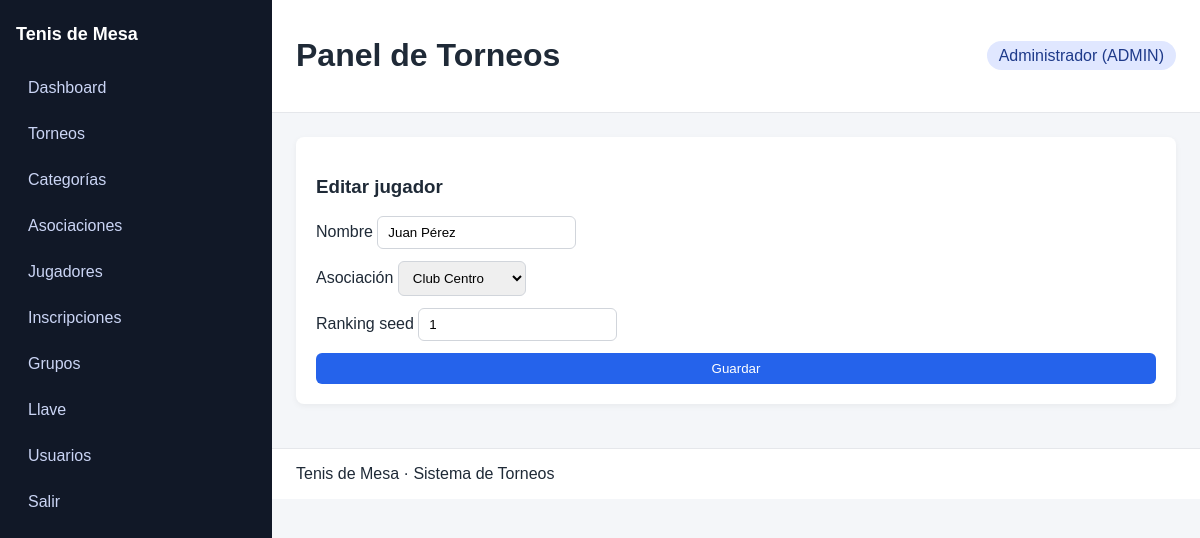
Page /players/edit?id=1 (signed in) on the committed database.
### tables this page shows
CREATE TABLE players (
    id INT AUTO_INCREMENT PRIMARY KEY,
    name VARCHAR(120) NOT NULL,
    association_id INT NULL,
    ranking_seed INT NULL,
    created_at TIMESTAMP DEFAULT CURRENT_TIMESTAMP,
    CONSTRAINT fk_players_association FOREIGN KEY (association_id) REFERENCES associations(id) ON DELETE SET NULL
);

CREATE TABLE associations (
    id INT AUTO_INCREMENT PRIMARY KEY,
    name VARCHAR(120) NOT NULL,
    created_at TIMESTAMP DEFAULT CURRENT_TIMESTAMP
);

### app/Core/Helpers.php (called while the page is built, shortened)
<?php
function env(string $key, ?string $default = null): ?string
{
    $value = $_ENV[$key] ?? getenv($key);
    return $value === false || $value === null ? $default : $value;
}
function e(?string $value): string
{
    return htmlspecialchars($value ?? '', ENT_QUOTES, 'UTF-8');
}
function view(string $view, array $data = []): void
{
    extract($data);
    $viewFile = __DIR__ . '/../Views/' . $view . '.php';
    require $viewFile;
}

### app/Controllers/PlayersController.php (called while the page is built, shortened)
<?php
class PlayersController
{
    public function edit(): void
    {
        $id = (int)($_GET['id'] ?? 0);
        $player = (new Player())->find($id);
        $associations = (new Association())->all();
        view('players/edit', compact('player', 'associations'));
    }
}

### public/index.php (called while the page is built, shortened)
<?php
require __DIR__ . '/../app/Core/Helpers.php';
spl_autoload_register(function ($class) {
    $prefix = 'App\\';
    $baseDir = __DIR__ . '/../app/';
    $len = strlen($prefix);
    $relativeClass = substr($class, $len);
    $file = $baseDir . str_replace('\\', '/', $relativeClass) . '.php';
});
$router = new Router();
$router->get('/login', [new AuthController(), 'showLogin']);
$router->post('/login', [new AuthController(), 'login']);
$router->get('/logout', [new AuthController(), 'logout']);
$router->get('/', [new DashboardController(), 'index'], ['ADMIN', 'OPERADOR', 'LECTURA']);
$router->get('/users', [new UsersController(), 'index'], ['ADMIN']);
$router->get('/users/create', [new UsersController(), 'create'], ['ADMIN']);
$router->post('/users/store', [new UsersController(), 'store'], ['ADMIN']);
$router->get('/users/edit', [new UsersController(), 'edit'], ['ADMIN']);
$router->post('/users/update', [new UsersController(), 'update'], ['ADMIN']);
$router->post('/users/delete', [new UsersController(), 'delete'], ['ADMIN']);
$router->get('/tournaments', [new TournamentsController(), 'index'], ['ADMIN', 'OPERADOR']);
$router->get('/tournaments/create', [new TournamentsController(), 'create'], ['ADMIN', 'OPERADOR']);
$router->post('/tournaments/store', [new TournamentsController(), 'store'], ['ADMIN', 'OPERADOR']);
$router->get('/tournaments/edit', [new TournamentsController(), 'edit'], ['ADMIN', 'OPERADOR']);
$router->post('/tournaments/update', [new TournamentsController(), 'update'], ['ADMIN', 'OPERADOR']);
$router->post('/tournaments/delete', [new TournamentsController(), 'delete'], ['ADMIN']);
$router->get('/categories', [new CategoriesController(), 'index'], ['ADMIN', 'OPERADOR']);
$router->get('/categories/create', [new CategoriesController(), 'create'], ['ADMIN', 'OPERADOR']);
$router->post('/categories/store', [new CategoriesController(), 'store'], ['ADMIN', 'OPERADOR']);
$router->get('/categories/edit', [new CategoriesController(), 'edit'], ['ADMIN', 'OPERADOR']);
$router->post('/categories/update', [new CategoriesController(), 'update'], ['ADMIN', 'OPERADOR']);
$router->post('/categories/delete', [new CategoriesController(), 'delete'], ['ADMIN', 'OPERADOR']);
$router->get('/associations', [new AssociationsController(), 'index'], ['ADMIN', 'OPERADOR']);
$router->get('/associations/create', [new AssociationsController(), 'create'], ['ADMIN', 'OPERADOR']);
$router->post('/associations/store', [new AssociationsController(), 'store'], ['ADMIN', 'OPERADOR']);
$router->get('/associations/edit', [new AssociationsController(), 'edit'], ['ADMIN', 'OPERADOR']);
$router->post('/associations/update', [new AssociationsController(), 'update'], ['ADMIN', 'OPERADOR']);
$router->post('/associations/delete', [new AssociationsController(), 'delete'], ['ADMIN', 'OPERADOR']);
$router->get('/players', [new PlayersController(), 'index'], ['ADMIN', 'OPERADOR']);
$router->get('/players/create', [new PlayersController(), 'create'], ['ADMIN', 'OPERADOR']);
$router->post('/players/store', [new PlayersController(), 'store'], ['ADMIN', 'OPERADOR']);
$router->get('/players/edit', [new PlayersController(), 'edit'], ['ADMIN', 'OPERADOR']);
$router->post('/players/update', [new PlayersController(), 'update'], ['ADMIN', 'OPERADOR']);
$router->post('/players/delete', [new PlayersController(), 'delete'], ['ADMIN', 'OPERADOR']);
$router->get('/registrations', [new RegistrationsController(), 'index'], ['ADMIN', 'OPERADOR']);
$router->post('/registrations/store', [new RegistrationsController(), 'store'], ['ADMIN', 'OPERADOR']);
$router->post('/registrations/delete', [new RegistrationsController(), 'delete'], ['ADMIN', 'OPERADOR']);
$router->post('/registrations/import', [new RegistrationsController(), 'importCsv'], ['ADMIN', 'OPERADOR']);
$router->get('/groups', [new GroupsController(), 'index'], ['ADMIN', 'OPERADOR']);
$router->post('/groups/generate', [new GroupsController(), 'generate'], ['ADMIN', 'OPERADOR']);
$router->get('/groups/show', [new GroupsController(), 'show'], ['ADMIN', 'OPERADOR', 'LECTURA']);
$router->post('/groups/recalc', [new GroupsController(), 'recalc'], ['ADMIN', 'OPERADOR']);
$router->get('/matches/edit', [new MatchesController(), 'edit'], ['ADMIN', 'OPERADOR']);
$router->post('/matches/update', [new MatchesController(), 'update'], ['ADMIN', 'OPERADOR']);
$router->get('/brackets', [new BracketsController(), 'index'], ['ADMIN', 'OPERADOR', 'LECTURA']);
$router->get('/brackets/show', [new BracketsController(), 'show'], ['ADMIN', 'OPERADOR', 'LECTURA']);
$router->post('/brackets/generate', [new BracketsController(), 'generate'], ['ADMIN', 'OPERADOR']);
$router->dispatch($_SERVER['REQUEST_METHOD'], $_SERVER['REQUEST_URI']);

### app/Core/Database.php (called while the page is built, shortened)
<?php
class Database
{
    private static ?PDO $connection = null;
    public static function connection(): PDO
    {
        if (self::$connection === null) {
            $host = env('DB_HOST', '127.0.0.1');
            $db = env('DB_NAME', 'tournament');
            $user = env('DB_USER', 'root');
            $pass = env('DB_PASS', '');
            $charset = 'utf8mb4';
            $dsn = "mysql:host={$host};dbname={$db};charset={$charset}";
            try {
                self::$connection = new PDO($dsn, $user, $pass, [
                    PDO::ATTR_ERRMODE => PDO::ERRMODE_EXCEPTION,
                    PDO::ATTR_DEFAULT_FETCH_MODE => PDO::FETCH_ASSOC,
                ]);
            } catch (PDOException $e) {
                http_response_code(500);
                echo 'Database connection error.';
                exit;
            }
        }
        return self::$connection;
    }
}

### app/Models/BaseModel.php (called while the page is built, shortened)
<?php
abstract class BaseModel
{
    public function __construct()
    {
        $this->db = Database::connection();
    }
}

### app/Models/Player.php (called while the page is built, shortened)
<?php
class Player extends BaseModel
{
    public function find(int $id): ?array
    {
        $stmt = $this->db->prepare('SELECT * FROM players WHERE id = ?');
        $stmt->execute([$id]);
        $row = $stmt->fetch();
        return $row ?: null;
    }
}

### app/Models/Association.php (called while the page is built, shortened)
<?php
class Association extends BaseModel
{
    public function all(): array
    {
        return $this->db->query('SELECT * FROM associations ORDER BY name')->fetchAll();
    }
}

### app/Views/players/edit.php (the view, shortened to what this page needs)
<?php require __DIR__ . '/../partials/header.php'; ?>
<div class="card">
    <h3>Editar jugador</h3>
    <?php if ($player): ?>
        <form method="post" action="/players/update" class="form-grid">
            <label>Nombre
                <input type="text" name="name" value="<?php echo e($player['name']); ?>" required>
            </label>
            <label>Asociación
                <select name="association_id">
                    <?php foreach ($associations as $association): ?>
                        <option value="<?php echo (int)$association['id']; ?>" <?php echo (int)$player['association_id'] === (int)$association['id'] ? 'selected' : ''; ?>><?php echo e($association['name']); ?></option>
                    <?php endforeach; ?>
                </select>
            </label>
            <label>Ranking seed
                <input type="number" name="ranking_seed" value="<?php echo e($player['ranking_seed']); ?>">
            </label>
            <button type="submit" class="btn primary">Guardar</button>
        </form>
    <?php else: ?>
        <p>Jugador no encontrado.</p>
    <?php endif; ?>
</div>
<?php require __DIR__ . '/../partials/footer.php'; ?>

### app/Core/Router.php (shortened to what this page needs)
<?php
class Router
{
    private array $routes = [];
    private function map(string $method, string $path, callable $handler, array $roles): void
    {
        $this->routes[] = compact('method', 'path', 'handler', 'roles');
    }
    public function dispatch(string $method, string $uri): void
    {
        $path = parse_url($uri, PHP_URL_PATH) ?: '/';
        foreach ($this->routes as $route) {
            if ($route['method'] === $method && $route['path'] === $path) {
                call_user_func($route['handler']);
                return;
            }
        }
    }
}

### public/theme/css/theme.css (style rules this page uses)
body { margin: 0; font-family: Arial, sans-serif; background: #f4f6f9; color: #1f2a37; }
.card { background: #fff; padding: 20px; border-radius: 8px; box-shadow: 0 2px 6px rgba(0,0,0,0.05); margin-bottom: 20px; }
.form-grid { display: grid; gap: 12px; }
input, select { padding: 8px 10px; border: 1px solid #d1d5db; border-radius: 6px; }
.btn { padding: 8px 12px; border: none; border-radius: 6px; background: #e5e7eb; cursor: pointer; text-decoration: none; color: #111827; display: inline-block; }
.btn.primary { background: #2563eb; color: #fff; }

### rows in the picture
players: name "Juan Pérez", association_id "Club Centro", ranking_seed "1"
